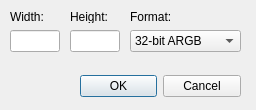
<?xml version="1.0" encoding="UTF-8"?>
<ui version="4.0">
 <class>DialogRandom</class>
 <widget class="QDialog" name="DialogRandom">
  <property name="geometry">
   <rect>
    <x>0</x>
    <y>0</y>
    <width>256</width>
    <height>110</height>
   </rect>
  </property>
  <property name="windowTitle">
   <string>Random Pixel Image</string>
  </property>
  <widget class="QDialogButtonBox" name="okCancelButtonBox">
   <property name="geometry">
    <rect>
     <x>80</x>
     <y>70</y>
     <width>161</width>
     <height>32</height>
    </rect>
   </property>
   <property name="orientation">
    <enum>Qt::Horizontal</enum>
   </property>
   <property name="standardButtons">
    <set>QDialogButtonBox::Cancel|QDialogButtonBox::Ok</set>
   </property>
  </widget>
  <widget class="QLineEdit" name="widthLineEdit">
   <property name="geometry">
    <rect>
     <x>10</x>
     <y>30</y>
     <width>50</width>
     <height>22</height>
    </rect>
   </property>
  </widget>
  <widget class="QLabel" name="widthLabel">
   <property name="geometry">
    <rect>
     <x>10</x>
     <y>10</y>
     <width>47</width>
     <height>13</height>
    </rect>
   </property>
   <property name="text">
    <string>Width:</string>
   </property>
  </widget>
  <widget class="QLabel" name="heightLabel">
   <property name="geometry">
    <rect>
     <x>70</x>
     <y>10</y>
     <width>47</width>
     <height>13</height>
    </rect>
   </property>
   <property name="text">
    <string>Height:</string>
   </property>
  </widget>
  <widget class="QLineEdit" name="heightLineEdit">
   <property name="geometry">
    <rect>
     <x>70</x>
     <y>30</y>
     <width>50</width>
     <height>22</height>
    </rect>
   </property>
  </widget>
  <widget class="QComboBox" name="formatComboBox">
   <property name="geometry">
    <rect>
     <x>130</x>
     <y>30</y>
     <width>111</width>
     <height>22</height>
    </rect>
   </property>
   <item>
    <property name="text">
     <string>32-bit ARGB</string>
    </property>
   </item>
   <item>
    <property name="text">
     <string>24-bit RGB</string>
    </property>
   </item>
   <item>
    <property name="text">
     <string>8-bit Grayscale</string>
    </property>
   </item>
  </widget>
  <widget class="QLabel" name="formatLabel">
   <property name="geometry">
    <rect>
     <x>130</x>
     <y>10</y>
     <width>47</width>
     <height>13</height>
    </rect>
   </property>
   <property name="text">
    <string>Format:</string>
   </property>
  </widget>
 </widget>
 <resources/>
 <connections>
  <connection>
   <sender>okCancelButtonBox</sender>
   <signal>accepted()</signal>
   <receiver>DialogRandom</receiver>
   <slot>accept()</slot>
   <hints>
    <hint type="sourcelabel">
     <x>248</x>
     <y>254</y>
    </hint>
    <hint type="destinationlabel">
     <x>157</x>
     <y>274</y>
    </hint>
   </hints>
  </connection>
  <connection>
   <sender>okCancelButtonBox</sender>
   <signal>rejected()</signal>
   <receiver>DialogRandom</receiver>
   <slot>reject()</slot>
   <hints>
    <hint type="sourcelabel">
     <x>316</x>
     <y>260</y>
    </hint>
    <hint type="destinationlabel">
     <x>286</x>
     <y>274</y>
    </hint>
   </hints>
  </connection>
 </connections>
</ui>
